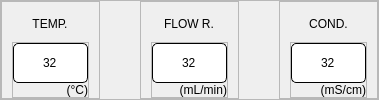
                   <widget class="QFrame" name="frame_17">
                    <property name="frameShape">
                     <enum>QFrame::StyledPanel</enum>
                    </property>
                    <property name="frameShadow">
                     <enum>QFrame::Raised</enum>
                    </property>
                    <layout class="QHBoxLayout" name="horizontalLayout_12">
                     <property name="spacing">
                      <number>40</number>
                     </property>
                     <property name="leftMargin">
                      <number>0</number>
                     </property>
                     <property name="topMargin">
                      <number>0</number>
                     </property>
                     <property name="rightMargin">
                      <number>0</number>
                     </property>
                     <property name="bottomMargin">
                      <number>0</number>
                     </property>
                     <item>
                      <widget class="QFrame" name="frame_21">
                       <property name="frameShape">
                        <enum>QFrame::StyledPanel</enum>
                       </property>
                       <property name="frameShadow">
                        <enum>QFrame::Raised</enum>
                       </property>
                       <layout class="QVBoxLayout" name="verticalLayout_11">
                        <property name="leftMargin">
                         <number>10</number>
                        </property>
                        <property name="topMargin">
                         <number>10</number>
                        </property>
                        <property name="rightMargin">
                         <number>10</number>
                        </property>
                        <property name="bottomMargin">
                         <number>0</number>
                        </property>
                        <item>
                         <widget class="QFrame" name="frame_34">
                          <property name="frameShape">
                           <enum>QFrame::NoFrame</enum>
                          </property>
                          <property name="frameShadow">
                           <enum>QFrame::Raised</enum>
                          </property>
                          <layout class="QVBoxLayout" name="verticalLayout_24" stretch="0">
                           <property name="spacing">
                            <number>0</number>
                           </property>
                           <property name="leftMargin">
                            <number>0</number>
                           </property>
                           <property name="topMargin">
                            <number>0</number>
                           </property>
                           <property name="rightMargin">
                            <number>0</number>
                           </property>
                           <property name="bottomMargin">
                            <number>0</number>
                           </property>
                           <item alignment="Qt::AlignHCenter|Qt::AlignVCenter">
                            <widget class="QLabel" name="label_15">
                             <property name="styleSheet">
                              <string notr="true">font: bold 16px &quot;Roboto&quot;;</string>
                             </property>
                             <property name="text">
                              <string>TEMP.</string>
                             </property>
                             <property name="alignment">
                              <set>Qt::AlignCenter</set>
                             </property>
                            </widget>
                           </item>
                          </layout>
                         </widget>
                        </item>
                        <item>
                         <widget class="QFrame" name="frame_35">
                          <property name="frameShape">
                           <enum>QFrame::StyledPanel</enum>
                          </property>
                          <property name="frameShadow">
                           <enum>QFrame::Raised</enum>
                          </property>
                          <layout class="QVBoxLayout" name="verticalLayout_25">
                           <property name="spacing">
                            <number>0</number>
                           </property>
                           <property name="leftMargin">
                            <number>0</number>
                           </property>
                           <property name="topMargin">
                            <number>0</number>
                           </property>
                           <property name="rightMargin">
                            <number>0</number>
                           </property>
                           <property name="bottomMargin">
                            <number>0</number>
                           </property>
                           <item>
                            <widget class="QLineEdit" name="s1_edit_25">
                             <property name="sizePolicy">
                              <sizepolicy hsizetype="Preferred" vsizetype="Preferred">
                               <horstretch>0</horstretch>
                               <verstretch>0</verstretch>
                              </sizepolicy>
                             </property>
                             <property name="minimumSize">
                              <size>
                               <width>75</width>
                               <height>40</height>
                              </size>
                             </property>
                             <property name="maximumSize">
                              <size>
                               <width>75</width>
                               <height>40</height>
                              </size>
                             </property>
                             <property name="styleSheet">
                              <string notr="true">background: #FFFFFF;
border: 1px solid #000000;
border-radius: 5px;
font:  bold 16px &quot;Roboto&quot;;</string>
                             </property>
                             <property name="text">
                              <string>32</string>
                             </property>
                             <property name="alignment">
                              <set>Qt::AlignCenter</set>
                             </property>
                            </widget>
                           </item>
                           <item>
                            <widget class="QLabel" name="label_35">
                             <property name="text">
                              <string>(°C)</string>
                             </property>
                             <property name="alignment">
                              <set>Qt::AlignRight|Qt::AlignTrailing|Qt::AlignVCenter</set>
                             </property>
                            </widget>
                           </item>
                          </layout>
                         </widget>
                        </item>
                       </layout>
                      </widget>
                     </item>
                     <item>
                      <widget class="QFrame" name="frame_22">
                       <property name="frameShape">
                        <enum>QFrame::StyledPanel</enum>
                       </property>
                       <property name="frameShadow">
                        <enum>QFrame::Raised</enum>
                       </property>
                       <layout class="QVBoxLayout" name="verticalLayout_12">
                        <property name="leftMargin">
                         <number>10</number>
                        </property>
                        <property name="topMargin">
                         <number>10</number>
                        </property>
                        <property name="rightMargin">
                         <number>10</number>
                        </property>
                        <property name="bottomMargin">
                         <number>0</number>
                        </property>
                        <item>
                         <widget class="QFrame" name="frame_38">
                          <property name="frameShape">
                           <enum>QFrame::NoFrame</enum>
                          </property>
                          <property name="frameShadow">
                           <enum>QFrame::Raised</enum>
                          </property>
                          <layout class="QVBoxLayout" name="verticalLayout_31" stretch="0">
                           <property name="spacing">
                            <number>0</number>
                           </property>
                           <property name="leftMargin">
                            <number>0</number>
                           </property>
                           <property name="topMargin">
                            <number>0</number>
                           </property>
                           <property name="rightMargin">
                            <number>0</number>
                           </property>
                           <property name="bottomMargin">
                            <number>0</number>
                           </property>
                           <item alignment="Qt::AlignHCenter|Qt::AlignVCenter">
                            <widget class="QLabel" name="label_17">
                             <property name="styleSheet">
                              <string notr="true">font: bold 16px &quot;Roboto&quot;;</string>
                             </property>
                             <property name="text">
                              <string>FLOW R.</string>
                             </property>
                             <property name="alignment">
                              <set>Qt::AlignCenter</set>
                             </property>
                            </widget>
                           </item>
                          </layout>
                         </widget>
                        </item>
                        <item>
                         <widget class="QFrame" name="frame_39">
                          <property name="frameShape">
                           <enum>QFrame::StyledPanel</enum>
                          </property>
                          <property name="frameShadow">
                           <enum>QFrame::Raised</enum>
                          </property>
                          <layout class="QVBoxLayout" name="verticalLayout_32">
                           <property name="spacing">
                            <number>0</number>
                           </property>
                           <property name="leftMargin">
                            <number>0</number>
                           </property>
                           <property name="topMargin">
                            <number>0</number>
                           </property>
                           <property name="rightMargin">
                            <number>0</number>
                           </property>
                           <property name="bottomMargin">
                            <number>0</number>
                           </property>
                           <item>
                            <widget class="QLineEdit" name="s1_edit_27">
                             <property name="sizePolicy">
                              <sizepolicy hsizetype="Preferred" vsizetype="Preferred">
                               <horstretch>0</horstretch>
                               <verstretch>0</verstretch>
                              </sizepolicy>
                             </property>
                             <property name="minimumSize">
                              <size>
                               <width>75</width>
                               <height>40</height>
                              </size>
                             </property>
                             <property name="maximumSize">
                              <size>
                               <width>75</width>
                               <height>40</height>
                              </size>
                             </property>
                             <property name="styleSheet">
                              <string notr="true">background: #FFFFFF;
border: 1px solid #000000;
border-radius: 5px;
font:  bold 16px &quot;Roboto&quot;;</string>
                             </property>
                             <property name="text">
                              <string>32</string>
                             </property>
                             <property name="alignment">
                              <set>Qt::AlignCenter</set>
                             </property>
                            </widget>
                           </item>
                           <item>
                            <widget class="QLabel" name="label_36">
                             <property name="text">
                              <string>(mL/min)</string>
                             </property>
                             <property name="alignment">
                              <set>Qt::AlignRight|Qt::AlignTrailing|Qt::AlignVCenter</set>
                             </property>
                            </widget>
                           </item>
                          </layout>
                         </widget>
                        </item>
                       </layout>
                      </widget>
                     </item>
                     <item>
                      <widget class="QFrame" name="frame_23">
                       <property name="frameShape">
                        <enum>QFrame::StyledPanel</enum>
                       </property>
                       <property name="frameShadow">
                        <enum>QFrame::Raised</enum>
                       </property>
                       <layout class="QVBoxLayout" name="verticalLayout_13">
                        <property name="leftMargin">
                         <number>10</number>
                        </property>
                        <property name="topMargin">
                         <number>10</number>
                        </property>
                        <property name="rightMargin">
                         <number>10</number>
                        </property>
                        <property name="bottomMargin">
                         <number>0</number>
                        </property>
                        <item>
                         <widget class="QFrame" name="frame_42">
                          <property name="frameShape">
                           <enum>QFrame::NoFrame</enum>
                          </property>
                          <property name="frameShadow">
                           <enum>QFrame::Raised</enum>
                          </property>
                          <layout class="QVBoxLayout" name="verticalLayout_35" stretch="0">
                           <property name="spacing">
                            <number>0</number>
                           </property>
                           <property name="leftMargin">
                            <number>0</number>
                           </property>
                           <property name="topMargin">
                            <number>0</number>
                           </property>
                           <property name="rightMargin">
                            <number>0</number>
                           </property>
                           <property name="bottomMargin">
                            <number>0</number>
                           </property>
                           <item alignment="Qt::AlignHCenter|Qt::AlignVCenter">
                            <widget class="QLabel" name="label_19">
                             <property name="styleSheet">
                              <string notr="true">font: bold 16px &quot;Roboto&quot;;</string>
                             </property>
                             <property name="text">
                              <string>COND.</string>
                             </property>
                             <property name="alignment">
                              <set>Qt::AlignCenter</set>
                             </property>
                            </widget>
                           </item>
                          </layout>
                         </widget>
                        </item>
                        <item>
                         <widget class="QFrame" name="frame_43">
                          <property name="frameShape">
                           <enum>QFrame::StyledPanel</enum>
                          </property>
                          <property name="frameShadow">
                           <enum>QFrame::Raised</enum>
                          </property>
                          <layout class="QVBoxLayout" name="verticalLayout_36">
                           <property name="spacing">
                            <number>0</number>
                           </property>
                           <property name="leftMargin">
                            <number>0</number>
                           </property>
                           <property name="topMargin">
                            <number>0</number>
                           </property>
                           <property name="rightMargin">
                            <number>0</number>
                           </property>
                           <property name="bottomMargin">
                            <number>0</number>
                           </property>
                           <item>
                            <widget class="QLineEdit" name="s1_edit_29">
                             <property name="sizePolicy">
                              <sizepolicy hsizetype="Preferred" vsizetype="Preferred">
                               <horstretch>0</horstretch>
                               <verstretch>0</verstretch>
                              </sizepolicy>
                             </property>
                             <property name="minimumSize">
                              <size>
                               <width>75</width>
                               <height>40</height>
                              </size>
                             </property>
                             <property name="maximumSize">
                              <size>
                               <width>75</width>
                               <height>40</height>
                              </size>
                             </property>
                             <property name="styleSheet">
                              <string notr="true">background: #FFFFFF;
border: 1px solid #000000;
border-radius: 5px;
font:  bold 16px &quot;Roboto&quot;;</string>
                             </property>
                             <property name="text">
                              <string>32</string>
                             </property>
                             <property name="alignment">
                              <set>Qt::AlignCenter</set>
                             </property>
                            </widget>
                           </item>
                           <item>
                            <widget class="QLabel" name="label_38">
                             <property name="text">
                              <string>(mS/cm)</string>
                             </property>
                             <property name="alignment">
                              <set>Qt::AlignRight|Qt::AlignTrailing|Qt::AlignVCenter</set>
                             </property>
                            </widget>
                           </item>
                          </layout>
                         </widget>
                        </item>
                       </layout>
                      </widget>
                     </item>
                    </layout>
                   </widget>
